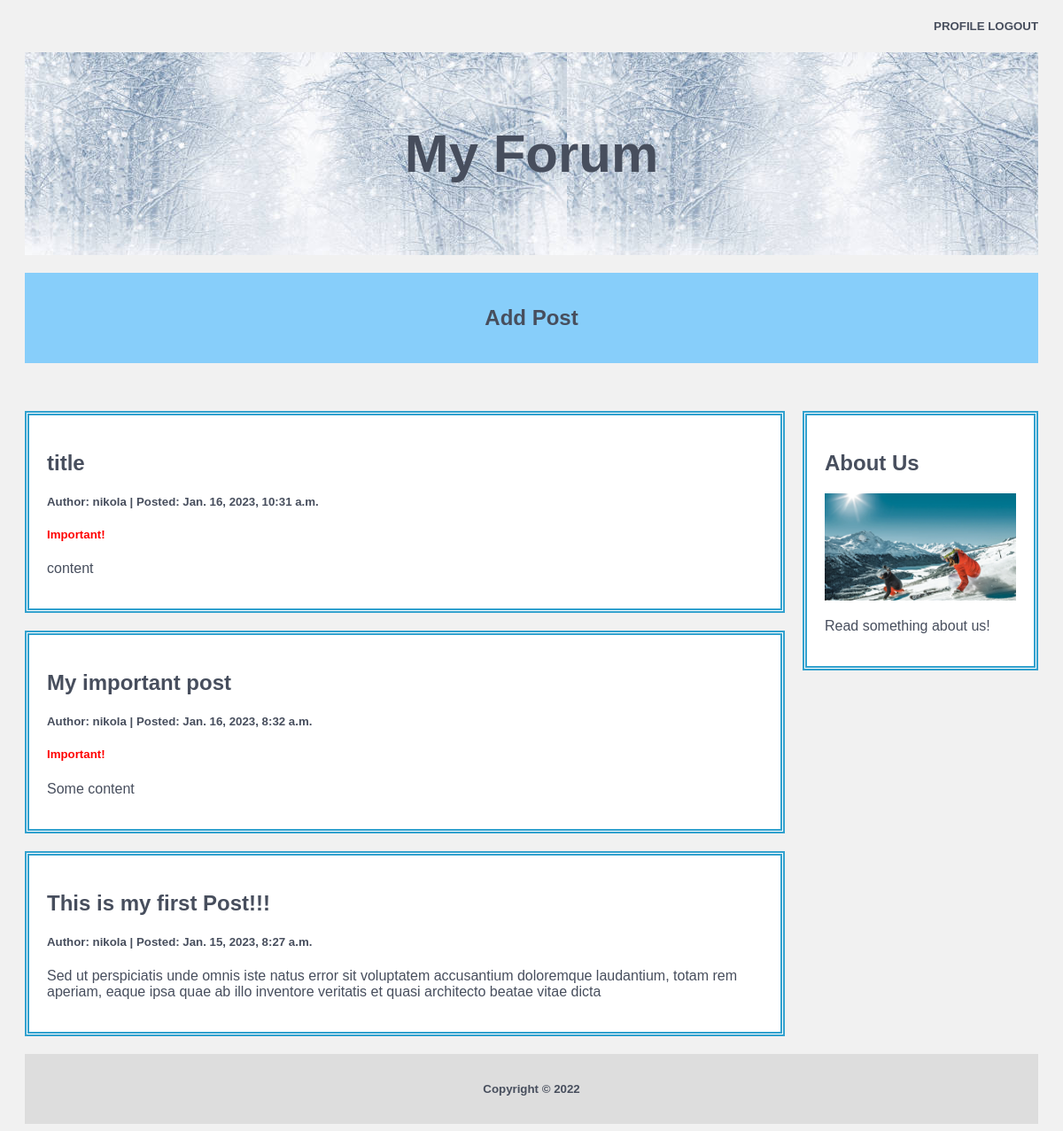
/users/profile/1, run on the app's committed database.
### forum/models.py (models this page shows, shortened)
class Post(models.Model):
    title = models.CharField(max_length=200)
    author = models.ForeignKey(User, related_name='posts', on_delete=models.CASCADE)
    updated_on = models.DateTimeField(auto_now=True)
    content = models.TextField()
    category = models.CharField(max_length=50, choices=Options, default='1')
    is_important = models.BooleanField(default=False)
    class Meta:
        ordering = ['-updated_on']

### users/views.py (the view)
# urls.py: path('profile/<int:pk>', views.user_profile, name='user_profile'),
def user_profile(request, pk):
    user = get_object_or_404(User, pk=pk)
    return render(request, 'user_profile.html', {'user': user})

### users/templates/user_profile.html (shortened to what this page needs)
{% extends "base.html" %}
{% block content %}
<div class="leftcolumn">
   {% if not user.posts.all %}
   No Posts Yet...
   {% else %}
   {% for post in user.posts.all %}
   <div class="card">
      <h2><a href="{% url 'post_detail' post.pk %}" class="button">{{ post.title }}</a></h2>
      <h5>Author: {{ user.username }} | Posted: {{ post.updated_on}}</h5>
      {% if post.is_important == 1 %}
      <h5 style="color:Red;">Important!</h5>
      {% endif %}
      <p>{{post.content|slice:":200" }}</p>
   </div>
   {% endfor %}
   {% endif %}
</div>
{%endblock%}

### forum/static/main.css (style rules this page uses)
* { box-sizing: border-box; }
a:link { color: #474e5d; background-color: transparent; text-decoration: none; }
body { font-family: Arial; color: #474e5d; background: #f1f1f1; padding-left: 20px; padding-right: 20px; padding-top: 0; }
.leftcolumn { float: left; width: 75%; }
.card { background-color: white; padding: 20px; margin-top: 20px; border: thick double #32a1ce; }

### data on the page
Post: title "title", updated_on "Jan. 16, 2023, 10:31 a.m.", is_important "Important!", content "content"
Post: title "My important post", updated_on "Jan. 16, 2023, 8:32 a.m.", is_important "Important!", content "Some content"
Post: title "This is my first Post!!!", updated_on "Jan. 15, 2023, 8:27 a.m.", content "Sed ut perspiciatis unde omnis iste natus error sit voluptatem accusantium doloremque laudantium, totam rem aperiam, eaque ipsa quae ab illo inventore veritatis et quasi architecto beatae vitae dicta"

### other printed values
{{ user.username }} "nikola"
